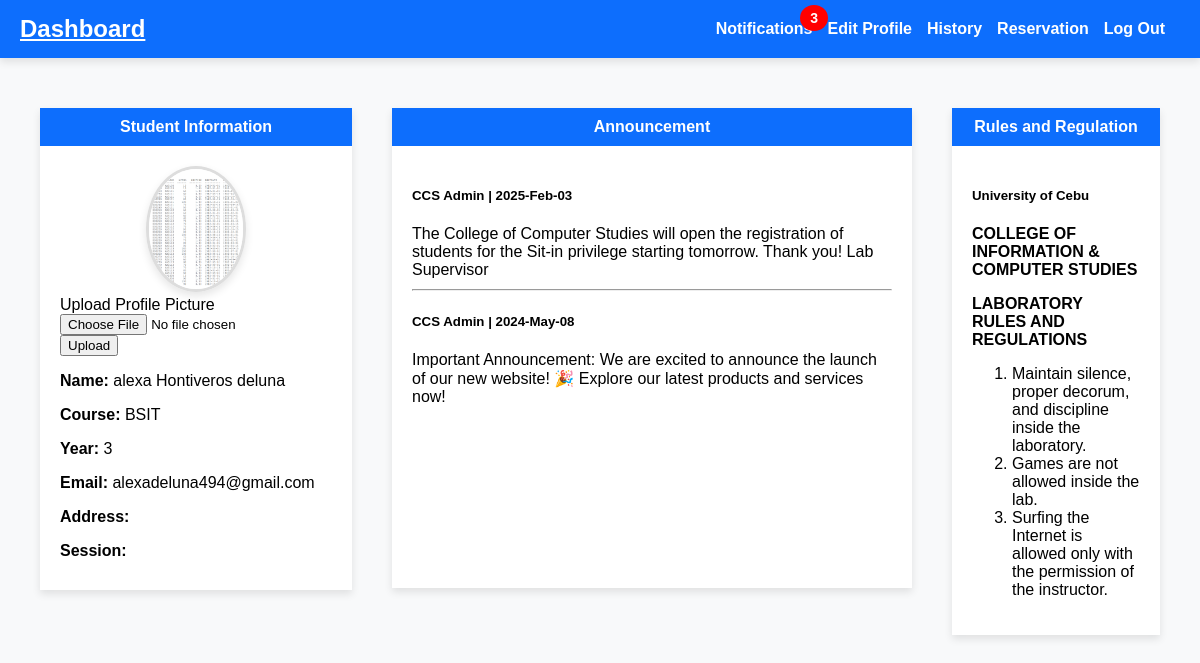
The page /student_dashboard (signed in) on the database as committed earlier.
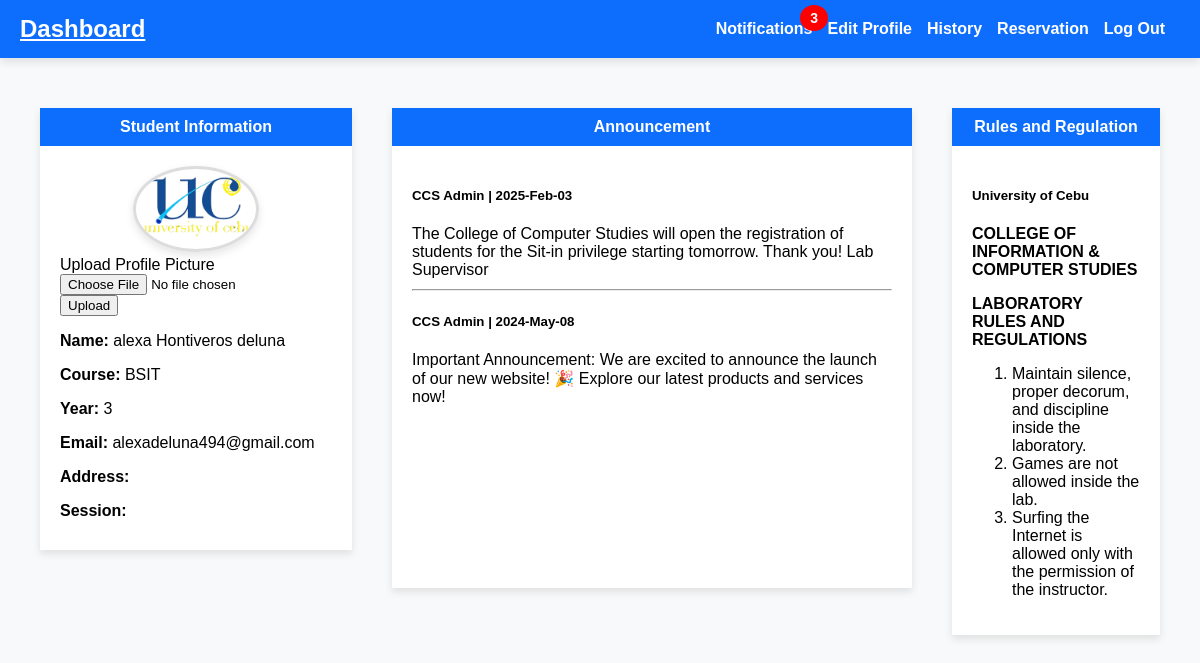
The same page on the database as committed later.
### tables this page shows
CREATE TABLE users 
( id INTEGER primary key autoincrement,
lastname varchar(50),
firstname varchar(50),
middlename varchar(50),
course varchar(25),
year_level integer (5),
email_address varchar(100),
username integer(50) UNIQUE,
password varchar(50), profile_picture TEXT DEFAULT 'default.jpg');

### app.py (the view)
@app.route("/student_dashboard")
def student_dashboard():
    if "user" not in session:
        flash("Please log in first.", "warning")
        return redirect("/student_login")
    student_info = dbhelper.get_student_by_username(session["user"])
    if not student_info:
        flash("User not found!", "danger")
        return redirect("/student_login")
    return render_template("student_dashboard.html", student=student_info)

### app.py (called while the page is built)
@app.after_request
def disable_cache(response):
    response.headers['Cache-Control'] = 'no-store, no-cache, must-revalidate, post-check=0, pre-check=0'
    response.headers['Pragma'] = 'no-cache'
    response.headers['Expires'] = '0'
    return response

### dbhelper.py (called while the page is built)
def getprocess(sql: str, params: tuple = ()) -> list:
    db = connect(database)
    cursor: object = db.cursor()
    cursor.row_factory = Row
    cursor.execute(sql, params)
    data: list = cursor.fetchall()
    db.close()
    return [dict(row) for row in data]

def get_student_by_username(username: str) -> dict:
    sql = "SELECT * FROM users WHERE username = ?"
    result = getprocess(sql, (username,))
    return result[0] if result else None

### templates/student_dashboard.html (shortened to what this page needs)
<!DOCTYPE html>
<html lang="en">
<head>
</head>
<body>
    <nav class="navbar">
        <a class="navbar-brand" href="#">Dashboard</a>
        <div class="nav-items">
            <a class="nav-link" href="#" id="notificationIcon">Notifications
                <span class="notification-badge" id="notificationBadge"></span>
            </a>
            <a class="nav-link" href="#">Edit Profile</a>
            <a class="nav-link" href="#">History</a>
            <a class="nav-link" href="#">Reservation</a>
            <a class="nav-link btn btn-warning text-dark px-3" href="{{ url_for('logout') }}">Log Out</a>
        </div>
    </nav>
    <div class="container dashboard-container">
        <div class="card student-info">
            <div class="card-header">
                 Student Information
            </div>
            <div class="card-body text-start p-4">
                <div class="text-center mb-3" style="text-align: center;">
                    <img id="profile-pic"
                         src="{{ url_for('static', filename='uploads/' + student.profile_picture) }}"
                         alt="Profile" class="rounded-circle border shadow-sm">
                </div>
                <form action="{{ url_for('upload_profile_picture') }}" method="post" enctype="multipart/form-data" class="text-center mt-3">
                    <label class="form-label fw-bold">Upload Profile Picture</label>
                    <div class="input-group">
                        <input type="file" class="form-control" name="file" accept="image/*" required id="profile-upload" onchange="previewImage()">
                        <button type="submit" class="btn btn-primary">Upload</button>
                    </div>
                </form>
                <p><strong>Name: </strong> {{ student.firstname }} {{ student.middlename }} {{ student.lastname }}</p>
                <p><strong>Course: </strong> {{ student.course }}</p>
                <p><strong>Year: </strong> {{ student.year_level }}</p>
                <p><strong>Email: </strong> {{ student.email_address }}</p>
                <p><strong>Address: </strong> {{ student.address }}</p>
                <p><strong>Session: </strong> {{ student.session_count }}</p>
            </div>
        </div>
        <div class="card announcements" style="height: 60vh;">
            <div class="card-header">Announcement</div>
            <div class="card-body">
                <h5>CCS Admin | 2025-Feb-03</h5>
                <p>The College of Computer Studies will open the registration of students for the Sit-in privilege starting tomorrow. Thank you! Lab Supervisor</p>
                <hr>
                <h5>CCS Admin | 2024-May-08</h5>
                <p>Important Announcement: We are excited to announce the launch of our new website! 🎉 Explore our latest products and services now!</p>
            </div>
        </div>
        <div class="card rules-card" >
            <div class="card-header">Rules and Regulation</div>
            <div class="card-body" style="overflow-y: scroll;">
                <h5 class="text-center">University of Cebu</h5>
                <p><strong>COLLEGE OF INFORMATION & COMPUTER STUDIES</strong></p>
                <p><strong>LABORATORY RULES AND REGULATIONS</strong></p>
                <ol>
                    <li>Maintain silence, proper decorum, and discipline inside the laboratory.</li>
                    <li>Games are not allowed inside the lab.</li>
                    <li>Surfing the Internet is allowed only with the permission of the instructor.</li>
                </ol>
            </div>
        </div>
    </div>
</body>
</html>

### templates/student_dashboard.html (style rules this page uses)
body { background-color: #f8f9fa; color: black; font-family: Arial, sans-serif; margin: 0; padding: 0; }
.navbar { background-color: #0d6efd; padding: 15px 20px; display: flex; justify-content: space-between; align-items: center; box-shadow: 0 4px 8px rgba(0, 0, 0, 0.1); }
.navbar .navbar-brand { color: white; font-weight: bold; font-size: 1.5rem; }
.navbar .nav-link { color: white; font-weight: bold; margin-right: 15px; text-decoration: none; }
.navbar .nav-items { display: flex; justify-content: flex-end; flex-wrap: wrap; }
.navbar .nav-link.btn { white-space: nowrap; }
.dashboard-container { display: flex; gap: 20px; margin: 20px 30px; padding-top: 20px; }
.card { background-color: white; color: black; border: none; box-shadow: 0 4px 8px rgba(0, 0, 0, 0.1); width: 100%; margin: 20px 10px; display: flex; flex-direction: column; height: 100%; }
.card-header { background-color: #0d6efd; color: white; font-weight: bold; text-align: center; padding: 10px; }
.card-body { padding: 20px; }
.card-body p { margin-bottom: 10px; text-align: left; }
.notification-badge { background-color: red; color: white; border-radius: 50%; padding: 5px 10px; font-size: 14px; position: absolute; top: 5px; right: 372px; display: none; }
.student-info { flex: 1 1 30%; max-width: 30%; }
.announcements { flex: 1 1 50%; max-width: 50%; }
.rules-card { flex: 1 1 20%; max-width: 20%; }
.student-info, .announcements, .rules-card { margin: 10px; }
.student-info img { max-width: 120px; max-height: 120px; border-radius: 50%; border: 3px solid #ddd; box-shadow: 0 4px 8px rgba(0, 0, 0, 0.1); }

Rows that differ between the two databases and show on the page:
changed users "alexa": profile_picture: a different picture
